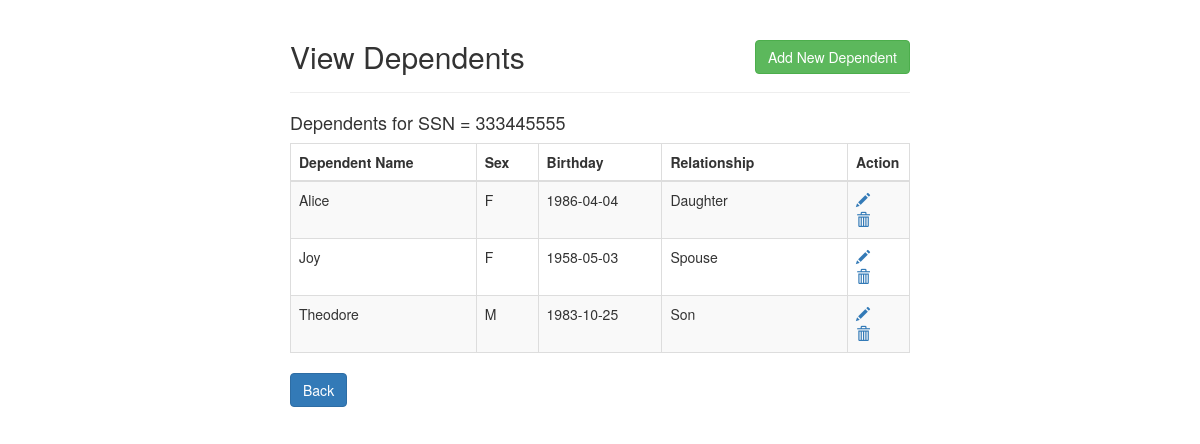
Page /program2/viewDependents.php?Ssn=333445555 on the committed database.
### tables this page shows
create table DEPENDENT (
  Essn char(9) not null,
  Dependent_name varchar(15) not null,
  Sex char(1) not null,
  Bdate date not null,
  Relationship varchar(8) not null,
  primary key (Essn, Dependent_name),
  foreign key (Essn) references EMPLOYEE(Ssn) on update cascade on delete cascade
);

### program2/viewDependents.php (the view, shortened to what this page needs)
<!DOCTYPE html>
<html lang="en">
<head>
	<link rel="stylesheet" href="https://maxcdn.bootstrapcdn.com/bootstrap/3.3.7/css/bootstrap.css">
</head>
<body>
	<div class="wrapper">
		<div class="container-fluid">
			<div class="row">
				<div class="col-md-12">
					<div class="page-header clearfix">
						<h2 class="pull-left">View Dependents</h2>
						<a href="addDependent.php" class="btn btn-success pull-right">Add New Dependent</a>
					</div>
					<?php
     if (isset($_SESSION["Ssn"])) {
         $sql =
             "SELECT D.Dependent_name, D.Sex, D.Bdate, D.Relationship from DEPENDENT D where D.Essn = ?";
         if ($stmt = mysqli_prepare($link, $sql)) {
             mysqli_stmt_bind_param($stmt, "s", $param_Ssn);
             $param_Ssn = $_SESSION["Ssn"];
             if (mysqli_stmt_execute($stmt)) {
                 $result = mysqli_stmt_get_result($stmt);
                 echo "<h4>Dependents for SSN = $param_Ssn</h4><p>";
                 if (mysqli_num_rows($result) > 0) {
                     echo "<table class='table table-bordered table-striped'>";
                     echo "<thead>";
                     echo "<tr>";
                     echo "<th width=30%>Dependent Name</th>";
                     echo "<th width=10%>Sex</th>";
                     echo "<th width=20%>Birthday</th>";
                     echo "<th width=30%>Relationship</th>";
                     echo "<th width=10%>Action</th>";
                     echo "</tr>";
                     echo "</thead>";
                     echo "<tbody>";
                     while ($row = mysqli_fetch_array($result)) {
                         echo "<tr>";
                         echo "<td>{$row["Dependent_name"]}</td>";
                         echo "<td>{$row["Sex"]}</td>";
                         echo "<td>{$row["Bdate"]}</td>";
                         echo "<td>{$row["Relationship"]}</td>";
                         echo "<td>";
                         echo "<a href='updateDependent.php?Ssn={$_SESSION["Ssn"]}&Depname={$row["Dependent_name"]}' title='Update Record' data-toggle='tooltip'><span class='glyphicon glyphicon-pencil'></span></a>";
                         echo "<a href='deleteDependent.php?Ssn={$_SESSION["Ssn"]}&Depname={$row["Dependent_name"]}' title='Delete Record' data-toggle='tooltip'><span class='glyphicon glyphicon-trash'></span></a>";
                         echo "</td>";
                         echo "</tr>";
                     }
                     echo "</tbody>";
                     echo "</table>";
                 } else {
                     echo "No dependents were found.";
                 }
             } else {
                 header("location: error.php");
                 exit();
             }
         }
     } else {
         header("location: error.php");
         exit();
     }
     ?>
					<p><a href="index.php" class="btn btn-primary">Back</a></p>
				</div>
			</div>
		</div>
	</div>
</body>
</html>

### program2/viewDependents.php (style rules this page uses)
.wrapper { width: 650px; margin: 0 auto; }
.page-header h2 { margin-top: 0; }
table tr td:last-child a { margin-right: 15px; }

### rows in the picture
dependent: Dependent_name "Alice", Sex "F", Bdate "1986-04-04", Relationship "Daughter"
dependent: Dependent_name "Joy", Sex "F", Bdate "1958-05-03", Relationship "Spouse"
dependent: Dependent_name "Theodore", Sex "M", Bdate "1983-10-25", Relationship "Son"

### other values in the picture
$param_Ssn "333445555"
